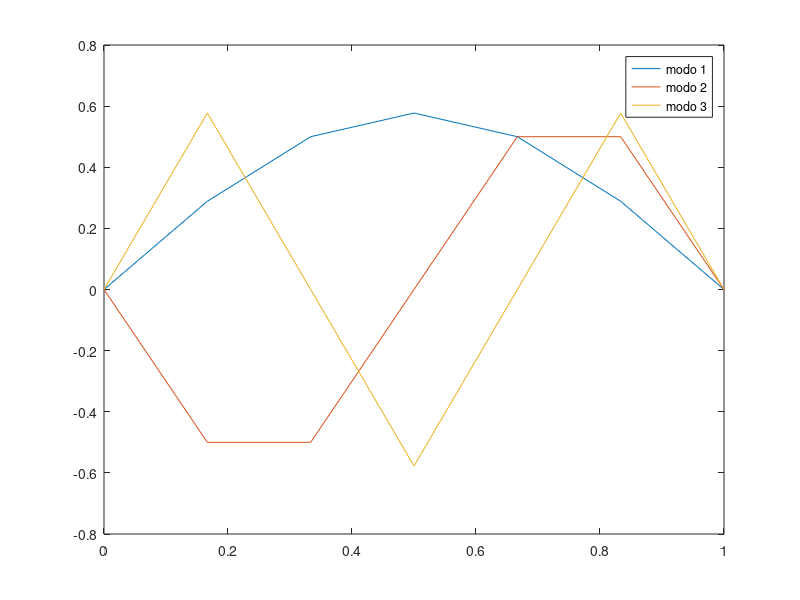

The MATLAB script that drew this image:
clear; close all;

N = 7;
m = 1;
L = 1;
T = 1;

Le = L/(N-1);
Ke = [1 -1; -1 1];

M = eye(N) * m/(N-2);
K = zeros(N);
for i = 1:N-1
  rng = [0 1] + i;
  K(rng, rng) = K(rng, rng) + Ke;
end

K = K(2:end-1, 2:end-1);
M = M(2:end-1, 2:end-1);

K_ = M\K;
[V,D] = eig(K_, 'vector');

x = (0:N-1)' * Le;

for h = 1:3
  v = [0;V(:,h);0];
  plot(x, -v, [";modo " num2str(h) ";"])
  hold on
end

